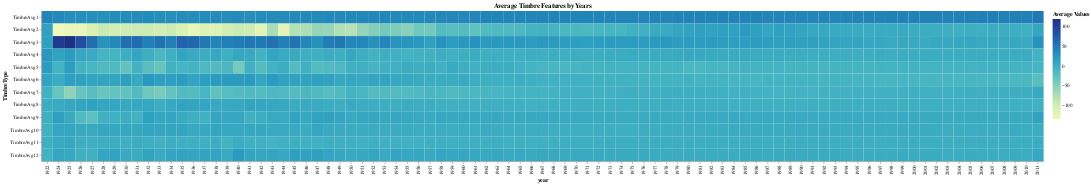

Notebook source saved alongside this figure:
### Code cell
# combine timbre_avgs_by_year into a long dataset for Heatmap creation
timbre_avg_long = timbre_avg_by_year.drop(
    columns=['decade']
    ).melt("year", var_name = "TimbreType", value_name = "Average Values")

# heatmap, plot average timbre features by year 
yearly_timbre = alt.Chart(timbre_avg_long).mark_rect().encode(
    x='year:O',
    y=alt.Y('TimbreType:O', sort=timbre_cols), 
    color='Average Values:Q',
    tooltip=['year', 'TimbreType', 'Average Values']
).properties(
    title='Average Timbre Features by Years',
    width=2000, height=300
)
yearly_timbre

### Figure 1 — Vega-Lite specification as saved in the notebook (floating-point values rounded to 4 significant figures; data arrays with more than 128 entries replaced by an {"elided": "..."} marker saying what was removed)
{"config": {"view": {"continuousWidth": 400, "continuousHeight": 300}}, "data": {"name": "data-2f75af241c112c1d7d6d9f4a181192f7"}, "mark": "rect", "encoding": {"color": {"type": "quantitative", "field": "Average Values"}, "tooltip": [{"type": "quantitative", "field": "year"}, {"type": "nominal", "field": "TimbreType"}, {"type": "quantitative", "field": "Average Values"}], "x": {"type": "ordinal", "field": "year"}, "y": {"type": "ordinal", "field": "TimbreType", "sort": ["TimbreAvg1", "TimbreAvg2", "TimbreAvg3", "TimbreAvg4", "TimbreAvg5", "TimbreAvg6", "TimbreAvg7", "TimbreAvg8", "TimbreAvg9", "TimbreAvg10", "TimbreAvg11", "TimbreAvg12"]}}, "height": 300, "title": "Average Timbre Features by Years", "width": 2000, "$schema": "https://vega.github.io/schema/vega-lite/v4.8.1.json", "datasets": {"data-2f75af241c112c1d7d6d9f4a181192f7": {"elided": "1068 records"}}}
